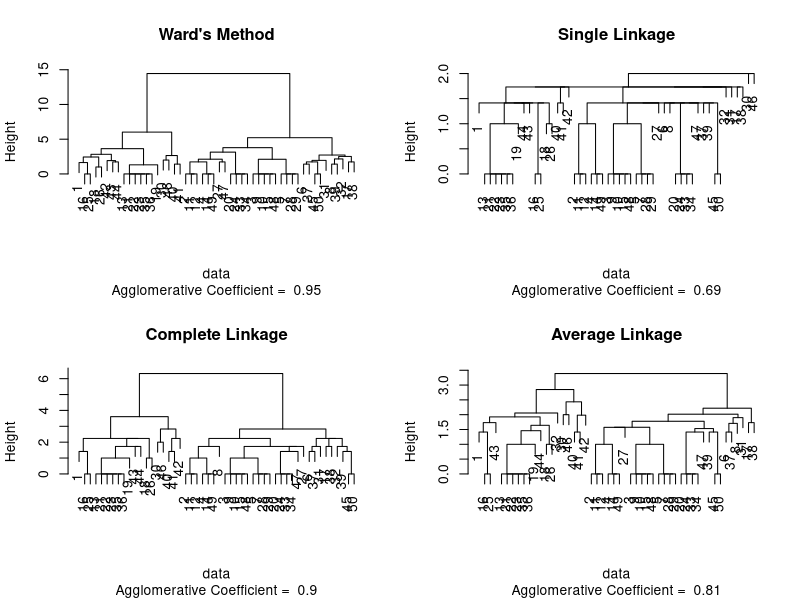

The R source for this figure:
# Install and load necessary packages
# install.packages("cluster")
# install.packages("ggplot2")
# install.packages("ggdendro")
# install.packages("readxl")
# install.packages("openxlsx")

library(cluster)
library(ggplot2)
library(ggdendro)
library(readxl)
library(openxlsx)

# --------------Dataset----------------
data <- read_excel("datasets/demographics_encoded.xlsx")

# --------------Hierarchical Clustering----------------
# Distance metrics to explore
distance_metrics <- c("euclidean", "manhattan", "maximum", "canberra", 'gower')


# Try different linkage methods
agnes_ward <- agnes(data, method = "ward")
agnes_single <- agnes(data, method = "single")
agnes_complete <- agnes(data, method = "complete")
agnes_average <- agnes(data, method = "average")

# Plot dendrograms for comparison
par(mfrow = c(2, 2))
plot(agnes_ward, which.plot = 2, main = "Ward's Method")
plot(agnes_single, which.plot = 2, main = "Single Linkage")
plot(agnes_complete, which.plot = 2, main = "Complete Linkage")
plot(agnes_average, which.plot = 2, main = "Average Linkage")

# Evaluate using silhouette scores (example with Ward's method)
num_clusters <- 4
cluster_labels <- cutree(as.hclust(agnes_ward), k = num_clusters)
sil_ward <- silhouette(cluster_labels, dist(data))

mean(sil_ward[, 3]) # Mean silhouette score for Ward's method

# Repeat the silhouette calculation for other methods if needed
